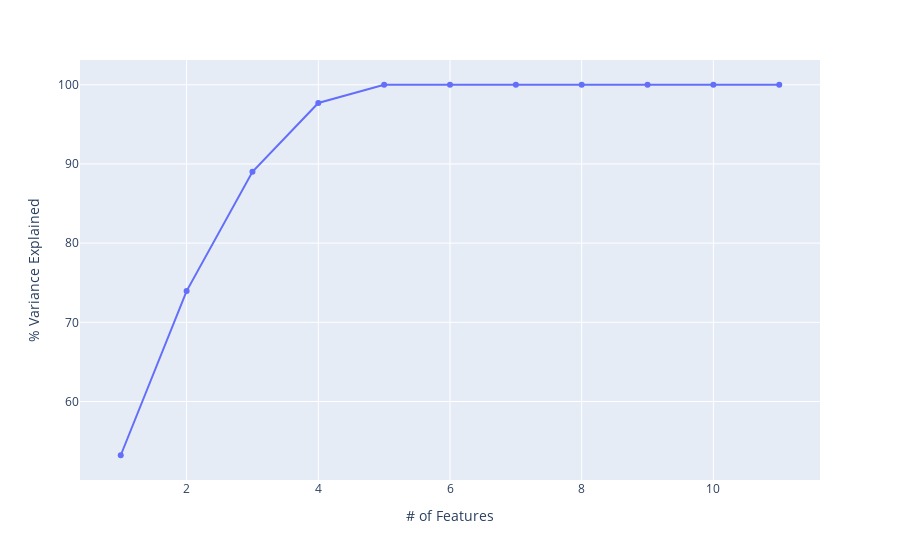

Notebook source saved alongside this figure:
### Code cell
#running PCA with full components
pca_all = PCA(n_components=len(df1.columns))
pca_all.fit(df1)
variance = pca_all.explained_variance_ratio_
var = np.cumsum(variance)*100

#plot for information extracted
fig = px.line(x=np.arange(len(df1.columns))+1, y=var, markers=True)
fig.update_xaxes(title_text='# of Features')
fig.update_yaxes(title_text='% Variance Explained')
fig.update_layout(width=900)

### Figure 1 — Plotly figure (JSON) as saved in the notebook; plotly's stock layout.template omitted (floating-point values rounded to 4 significant figures)
{"data": [{"hovertemplate": "x=%{x}<br>y=%{y}<extra></extra>", "legendgroup": "", "line": {"color": "#636efa", "dash": "solid"}, "marker": {"symbol": "circle"}, "mode": "lines+markers", "name": "", "orientation": "v", "showlegend": false, "type": "scatter", "x": [1, 2, 3, 4, 5, 6, 7, 8, 9, 10, 11], "xaxis": "x", "y": [53.22, 73.94, 89.01, 97.7, 100.0, 100.0, 100.0, 100.0, 100.0, 100.0, 100], "yaxis": "y"}], "layout": {"legend": {"tracegroupgap": 0}, "margin": {"t": 60}, "width": 900, "xaxis": {"anchor": "y", "domain": [0, 1], "title": {"text": "# of Features"}}, "yaxis": {"anchor": "x", "domain": [0, 1], "title": {"text": "% Variance Explained"}}}}
